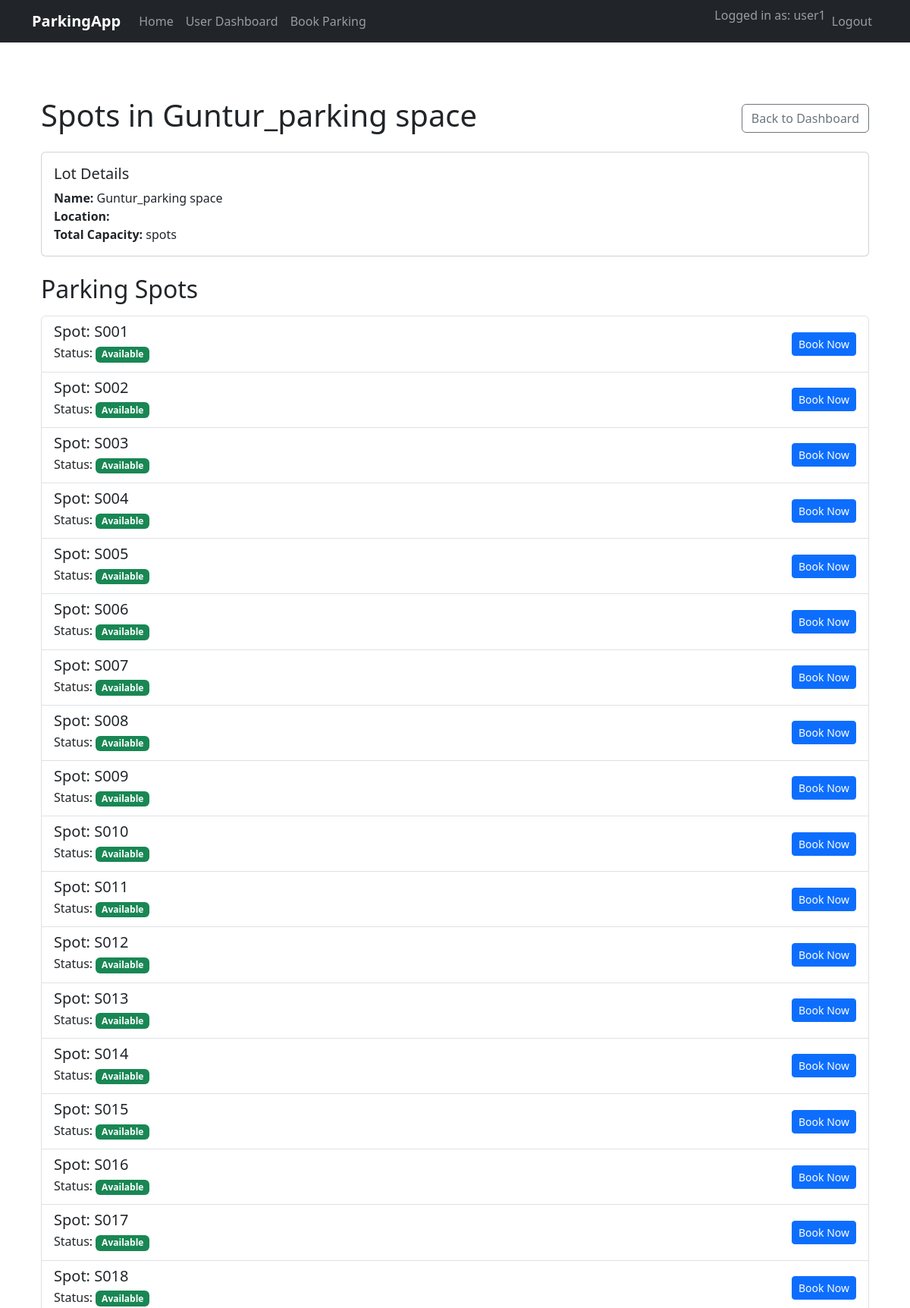
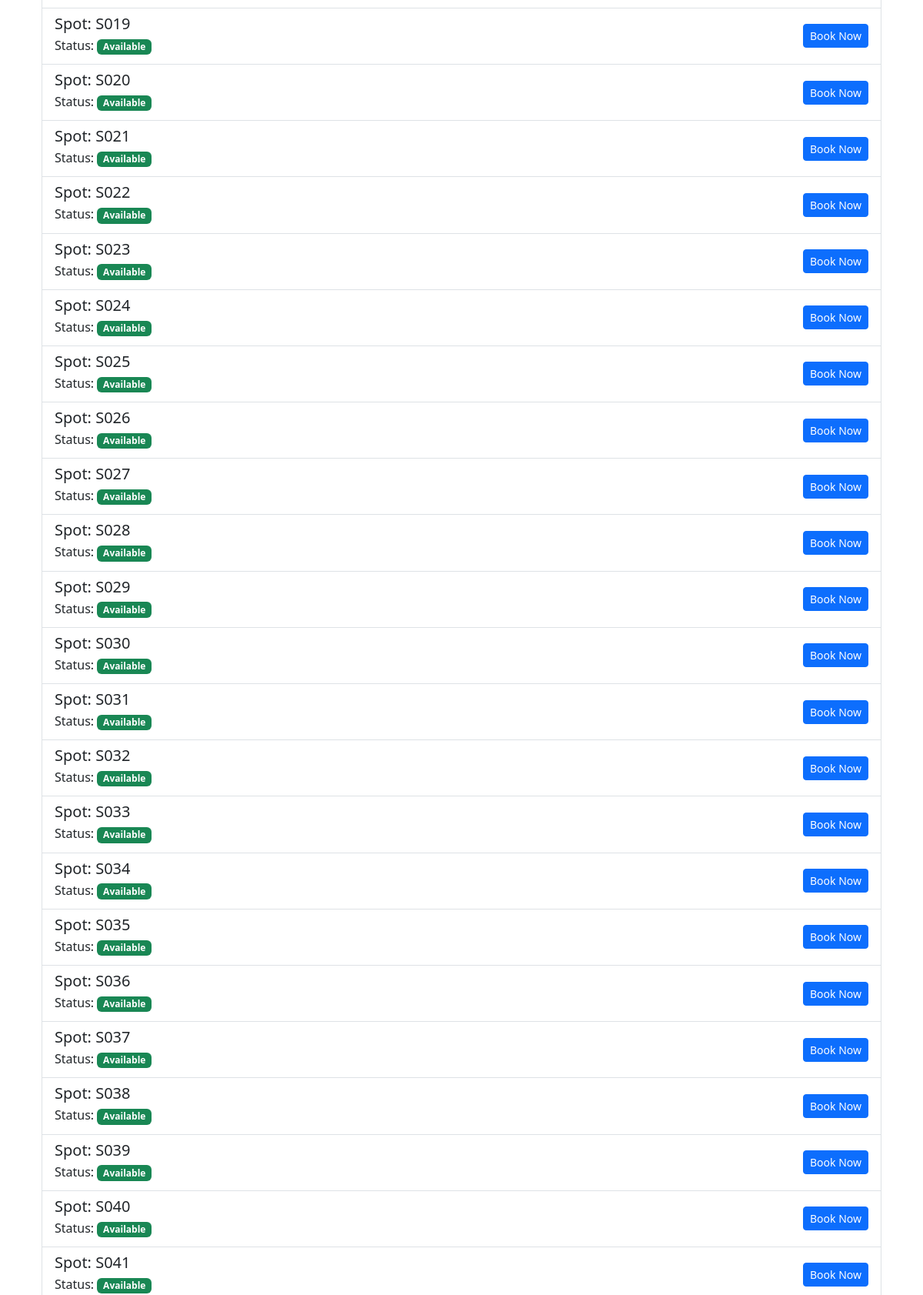
The app's page /user/lot/2/spots (signed in, upper part) with its own data (2 pictures, top to bottom).
### app/models.py (models this page shows, shortened)
class User(UserMixin, db.Model):
    id = db.Column(db.Integer, primary_key=True)
    username = db.Column(db.String(64), index=True, unique=True, nullable=False)
    email = db.Column(db.String(120), index=True, unique=True, nullable=False)
    password_hash = db.Column(db.String(256), nullable=False)
    is_admin = db.Column(db.Boolean, default=False)
    reservations = db.relationship('Reservation', backref='tenant', lazy='dynamic') # Changed from 'user' to 'tenant'

class ParkingLot(db.Model):
    id = db.Column(db.Integer, primary_key=True)
    name = db.Column(db.String(128), nullable=False, unique=True) # prime_location_name
    address = db.Column(db.String(255))
    pin_code = db.Column(db.String(10))
    price_per_hour = db.Column(db.Float, nullable=False) # Price
    maximum_capacity = db.Column(db.Integer, nullable=False) # maximum_number_of_spots
    spots = db.relationship('ParkingSpot', backref='parking_lot', lazy='dynamic', cascade="all, delete-orphan")

class ParkingSpot(db.Model):
    id = db.Column(db.Integer, primary_key=True)
    spot_number = db.Column(db.String(20), nullable=False) # e.g., A01, B12
    lot_id = db.Column(db.Integer, db.ForeignKey('parking_lot.id'), nullable=False)
    status = db.Column(db.String(1), default='A', nullable=False)  # O=Occupied, A=Available
    reservations = db.relationship('Reservation', backref='parking_spot', lazy='dynamic')
    __table_args__ = (db.UniqueConstraint('lot_id', 'spot_number', name='_lot_spot_uc'),)

### app/user_routes.py (the view)
@bp.route('/lot/<int:lot_id>/spots')
@login_required
def view_lot_spots(lot_id):
    if current_user.is_admin:
        return redirect(url_for('admin_routes.view_spots', lot_id=lot_id)) # Or some other admin page
    lot = ParkingLot.query.get_or_404(lot_id)
    spots = ParkingSpot.query.filter_by(lot_id=lot.id).order_by(ParkingSpot.spot_number).all()
    return render_template('user/view_lot_spots_user.html', title=f"Spots in {lot.name}", lot=lot, spots=spots, ParkingSpot=ParkingSpot)

### app/templates/user/view_lot_spots_user.html (shortened to what this page needs)
{% extends "base.html" %}
{% block content %}
<div class="container mt-4">
    <div class="d-flex justify-content-between align-items-center mb-3">
        <h1>{{ title }}</h1>
        <a href="{{ url_for('user_routes.dashboard') }}" class="btn btn-outline-secondary">Back to Dashboard</a>
    </div>
    <div class="card mb-4">
        <div class="card-body">
            <h5 class="card-title">Lot Details</h5>
            <p class="card-text">
                <strong>Name:</strong> {{ lot.name }}<br>
                <strong>Location:</strong> {{ lot.location }}<br>
                <strong>Total Capacity:</strong> {{ lot.capacity }} spots
            </p>
        </div>
    </div>
    <h2 class="mb-3">Parking Spots</h2>
    {% if spots %}
        <div class="list-group">
            {% for spot in spots %}
                <div class="list-group-item list-group-item-action d-flex justify-content-between align-items-center">
                    <div>
                        <h5 class="mb-1">Spot: {{ spot.spot_number }}</h5>
                        <p class="mb-1">
                            Status:
                            {% if spot.status == 'A' %}
                                <span class="badge bg-success">Available</span>
                            {% endif %}
                        </p>
                    </div>
                    <div>
                        {% if spot.status == 'A' %}
                            <a href="{{ url_for('user_routes.book_spot', spot_id=spot.id) }}" class="btn btn-primary btn-sm">Book Now</a>
                        {% else %}
                            <button class="btn btn-secondary btn-sm" disabled>Unavailable</button>
                        {% endif %}
                    </div>
                </div>
            {% endfor %}
        </div>
    {% else %}
        <div class="alert alert-info" role="alert">
            There are no spots configured for this parking lot yet, or all spots are currently unavailable.
        </div>
    {% endif %}
</div>
{% endblock %}

### app/templates/base.html (shortened to what this page needs)
<!doctype html>
<html lang="en">
<head>
    {{ bootstrap.load_css() }}
    <link rel="stylesheet" href="{{ url_for('static', filename='css/style.css') }}">
</head>
<body>
    <nav class="navbar navbar-expand-lg navbar-dark bg-dark mb-4">
        <div class="container">
            <a class="navbar-brand" href="{{ url_for('routes.index') }}">ParkingApp</a>
            <div class="collapse navbar-collapse" id="navbarNav">
                <ul class="navbar-nav me-auto mb-2 mb-lg-0">
                    <li class="nav-item">
                        <a class="nav-link" href="{{ url_for('routes.index') }}">Home</a>
                    </li>
                    {% if current_user.is_authenticated %}
                        {% if current_user.is_admin %}
                            <li class="nav-item"><a class="nav-link" href="{{ url_for('admin_routes.dashboard') }}">Admin Dashboard</a></li>
                            <li class="nav-item"><a class="nav-link" href="{{ url_for('admin_routes.list_parking_lots') }}">Manage Lots</a></li>
                            <li class="nav-item"><a class="nav-link" href="{{ url_for('admin_routes.list_users') }}">View Users</a></li>
                        {% else %}
                            <li class="nav-item"><a class="nav-link" href="#">User Dashboard</a></li>
                            <li class="nav-item"><a class="nav-link" href="#">Book Parking</a></li>
                        {% endif %}
                    {% endif %}
                </ul>
                <ul class="navbar-nav ms-auto mb-2 mb-lg-0">
                    {% if current_user.is_authenticated %}
                        <li class="nav-item"><span class="navbar-text">Logged in as: {{ current_user.username }}</span></li>
                        <li class="nav-item"><a class="nav-link" href="{{ url_for('auth.logout') }}">Logout</a></li>
                    {% else %}
                        <li class="nav-item"><a class="nav-link" href="{{ url_for('auth.login') }}">Login</a></li>
                        <li class="nav-item"><a class="nav-link" href="{{ url_for('auth.register') }}">Register</a></li>
                    {% endif %}
                </ul>
            </div>
        </div>
    </nav>
    <main class="container mt-4">
        {% block content %}{% endblock %}
    </main>
</body>
</html>

### app/static/css/style.css (style rules this page uses)
body { padding-top: 0; display: flex; flex-direction: column; min-height: 100vh; }
main { flex: 1; padding-bottom: 60px; }
.card-title { font-weight: 500; }
.navbar-brand { font-weight: bold; }

### records on screen
User: username "user1"
ParkingLot: name "Guntur_parking space"
ParkingSpot: spot_number "S001", status "Available"
ParkingSpot: spot_number "S002", status "Available"
ParkingSpot: spot_number "S003", status "Available"
ParkingSpot: spot_number "S004", status "Available"
ParkingSpot: spot_number "S005", status "Available"
ParkingSpot: spot_number "S006", status "Available"
ParkingSpot: spot_number "S007", status "Available"
ParkingSpot: spot_number "S008", status "Available"
ParkingSpot: spot_number "S009", status "Available"
ParkingSpot: spot_number "S010", status "Available"
ParkingSpot: spot_number "S011", status "Available"
ParkingSpot: spot_number "S012", status "Available"
ParkingSpot: spot_number "S013", status "Available"
ParkingSpot: spot_number "S014", status "Available"
ParkingSpot: spot_number "S015", status "Available"
ParkingSpot: spot_number "S016", status "Available"
ParkingSpot: spot_number "S017", status "Available"
ParkingSpot: spot_number "S018", status "Available"
ParkingSpot: spot_number "S019", status "Available"
ParkingSpot: spot_number "S020", status "Available"
ParkingSpot: spot_number "S021", status "Available"
ParkingSpot: spot_number "S022", status "Available"
ParkingSpot: spot_number "S023", status "Available"
ParkingSpot: spot_number "S024", status "Available"
ParkingSpot: spot_number "S025", status "Available"
ParkingSpot: spot_number "S026", status "Available"
ParkingSpot: spot_number "S027", status "Available"
ParkingSpot: spot_number "S028", status "Available"
ParkingSpot: spot_number "S029", status "Available"
ParkingSpot: spot_number "S030", status "Available"
ParkingSpot: spot_number "S031", status "Available"
ParkingSpot: spot_number "S032", status "Available"
ParkingSpot: spot_number "S033", status "Available"
ParkingSpot: spot_number "S034", status "Available"
ParkingSpot: spot_number "S035", status "Available"
ParkingSpot: spot_number "S036", status "Available"
ParkingSpot: spot_number "S037", status "Available"
ParkingSpot: spot_number "S038", status "Available"
ParkingSpot: spot_number "S039", status "Available"
ParkingSpot: spot_number "S040", status "Available"
ParkingSpot: spot_number "S041", status "Available"

### other values on screen
{{ title }} "Spots in Guntur_parking space"
